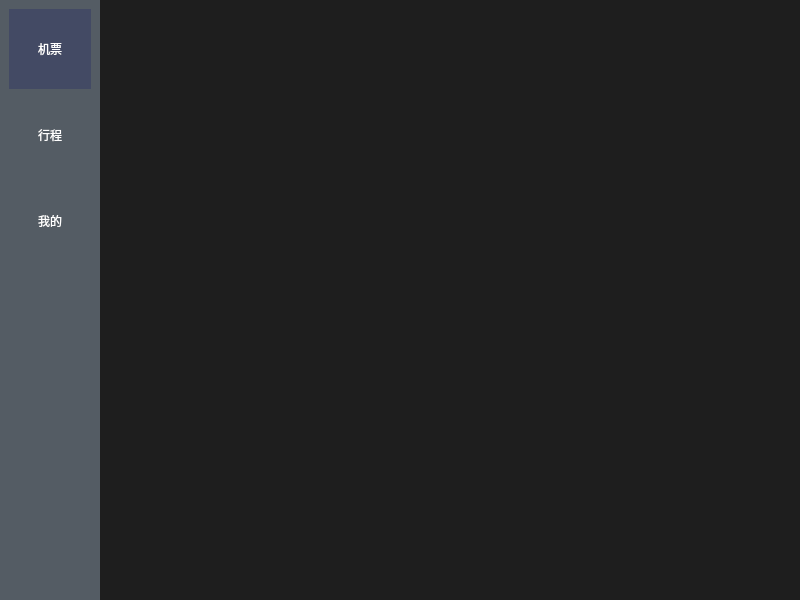
<?xml version="1.0" encoding="UTF-8"?>
<ui version="4.0">
 <class>MainWindow</class>
 <widget class="QMainWindow" name="MainWindow">
  <property name="geometry">
   <rect>
    <x>0</x>
    <y>0</y>
    <width>800</width>
    <height>600</height>
   </rect>
  </property>
  <property name="minimumSize">
   <size>
    <width>800</width>
    <height>600</height>
   </size>
  </property>
  <property name="maximumSize">
   <size>
    <width>800</width>
    <height>600</height>
   </size>
  </property>
  <property name="windowTitle">
   <string>我的航空</string>
  </property>
  <property name="styleSheet">
   <string notr="true"/>
  </property>
  <widget class="QWidget" name="centralwidget">
   <property name="styleSheet">
    <string notr="true">QStackedWidget{background:#1e1e1e}</string>
   </property>
   <layout class="QGridLayout" name="gridLayout_2">
    <property name="leftMargin">
     <number>0</number>
    </property>
    <property name="topMargin">
     <number>0</number>
    </property>
    <property name="rightMargin">
     <number>0</number>
    </property>
    <property name="bottomMargin">
     <number>0</number>
    </property>
    <property name="spacing">
     <number>0</number>
    </property>
    <item row="0" column="0">
     <widget class="QWidget" name="option" native="true">
      <property name="minimumSize">
       <size>
        <width>100</width>
        <height>600</height>
       </size>
      </property>
      <property name="maximumSize">
       <size>
        <width>100</width>
        <height>600</height>
       </size>
      </property>
      <property name="styleSheet">
       <string notr="true">QPushButton{border:none;background-color:rgb(84,92,100);color:white;font:18px,'楷体'}
QPushButton::checked{background-color:rgb(67,74,100)}
QWidget{background-color:rgb(84,92,100)}</string>
      </property>
      <layout class="QGridLayout" name="gridLayout">
       <item row="2" column="0">
        <widget class="QPushButton" name="btn_mine">
         <property name="minimumSize">
          <size>
           <width>0</width>
           <height>80</height>
          </size>
         </property>
         <property name="text">
          <string>我的</string>
         </property>
         <property name="checkable">
          <bool>true</bool>
         </property>
         <attribute name="buttonGroup">
          <string notr="true">buttonGroup</string>
         </attribute>
        </widget>
       </item>
       <item row="0" column="0">
        <widget class="QPushButton" name="btn_flight">
         <property name="minimumSize">
          <size>
           <width>0</width>
           <height>80</height>
          </size>
         </property>
         <property name="text">
          <string>机票</string>
         </property>
         <property name="checkable">
          <bool>true</bool>
         </property>
         <property name="checked">
          <bool>true</bool>
         </property>
         <attribute name="buttonGroup">
          <string notr="true">buttonGroup</string>
         </attribute>
        </widget>
       </item>
       <item row="1" column="0">
        <widget class="QPushButton" name="btn_schedule">
         <property name="minimumSize">
          <size>
           <width>0</width>
           <height>80</height>
          </size>
         </property>
         <property name="text">
          <string>行程</string>
         </property>
         <property name="checkable">
          <bool>true</bool>
         </property>
         <property name="checked">
          <bool>false</bool>
         </property>
         <attribute name="buttonGroup">
          <string notr="true">buttonGroup</string>
         </attribute>
        </widget>
       </item>
       <item row="3" column="0">
        <spacer name="verticalSpacer">
         <property name="orientation">
          <enum>Qt::Orientation::Vertical</enum>
         </property>
         <property name="sizeHint" stdset="0">
          <size>
           <width>20</width>
           <height>40</height>
          </size>
         </property>
        </spacer>
       </item>
      </layout>
     </widget>
    </item>
    <item row="0" column="1">
     <widget class="QStackedWidget" name="stackedWidget">
      <property name="tabletTracking">
       <bool>false</bool>
      </property>
     </widget>
    </item>
   </layout>
  </widget>
 </widget>
 <resources/>
 <connections/>
 <buttongroups>
  <buttongroup name="buttonGroup"/>
 </buttongroups>
</ui>
